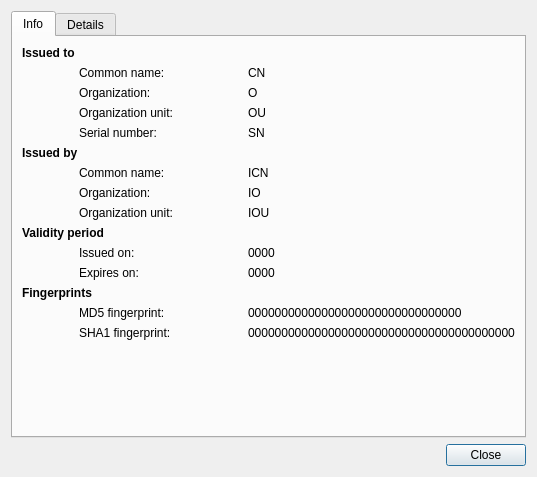
<?xml version="1.0" encoding="UTF-8"?>
<ui version="4.0">
 <class>CertificateView</class>
 <widget class="QDialog" name="CertificateView">
  <property name="geometry">
   <rect>
    <x>0</x>
    <y>0</y>
    <width>537</width>
    <height>477</height>
   </rect>
  </property>
  <property name="windowTitle">
   <string notr="true">SSL certificate</string>
  </property>
  <layout class="QVBoxLayout" name="verticalLayout">
   <item>
    <widget class="QTabWidget" name="tabWidget">
     <property name="currentIndex">
      <number>0</number>
     </property>
     <widget class="QWidget" name="tab">
      <attribute name="title">
       <string>Info</string>
      </attribute>
      <layout class="QGridLayout" name="gridLayout" columnstretch="0,0,0,0,0,0,0">
       <item row="8" column="1" colspan="3">
        <widget class="QLabel" name="label_10">
         <property name="text">
          <string>Organization:</string>
         </property>
        </widget>
       </item>
       <item row="16" column="1" colspan="3">
        <widget class="QLabel" name="label_3">
         <property name="text">
          <string>SHA1 fingerprint:</string>
         </property>
        </widget>
       </item>
       <item row="9" column="4" colspan="3">
        <widget class="QLabel" name="iou_label">
         <property name="text">
          <string notr="true">IOU</string>
         </property>
         <property name="textFormat">
          <enum>Qt::PlainText</enum>
         </property>
        </widget>
       </item>
       <item row="5" column="0" colspan="7">
        <widget class="QLabel" name="label_8">
         <property name="font">
          <font>
           <weight>75</weight>
           <bold>true</bold>
          </font>
         </property>
         <property name="text">
          <string>Issued by</string>
         </property>
        </widget>
       </item>
       <item row="12" column="1" colspan="3">
        <widget class="QLabel" name="label_15">
         <property name="text">
          <string>Expires on:</string>
         </property>
        </widget>
       </item>
       <item row="1" column="0" rowspan="2">
        <spacer name="horizontalSpacer">
         <property name="orientation">
          <enum>Qt::Horizontal</enum>
         </property>
         <property name="sizeType">
          <enum>QSizePolicy::Minimum</enum>
         </property>
         <property name="sizeHint" stdset="0">
          <size>
           <width>10</width>
           <height>5</height>
          </size>
         </property>
        </spacer>
       </item>
       <item row="3" column="4" colspan="3">
        <widget class="QLabel" name="orgunit_label">
         <property name="text">
          <string notr="true">OU</string>
         </property>
         <property name="textFormat">
          <enum>Qt::PlainText</enum>
         </property>
        </widget>
       </item>
       <item row="2" column="4" colspan="3">
        <widget class="QLabel" name="org_label">
         <property name="text">
          <string notr="true">O</string>
         </property>
         <property name="textFormat">
          <enum>Qt::PlainText</enum>
         </property>
        </widget>
       </item>
       <item row="8" column="4" colspan="3">
        <widget class="QLabel" name="io_label">
         <property name="text">
          <string notr="true">IO</string>
         </property>
         <property name="textFormat">
          <enum>Qt::PlainText</enum>
         </property>
        </widget>
       </item>
       <item row="1" column="4" colspan="3">
        <widget class="QLabel" name="cn_label">
         <property name="text">
          <string notr="true">CN</string>
         </property>
         <property name="textFormat">
          <enum>Qt::PlainText</enum>
         </property>
        </widget>
       </item>
       <item row="15" column="1" colspan="3">
        <widget class="QLabel" name="label_2">
         <property name="text">
          <string>MD5 fingerprint:</string>
         </property>
        </widget>
       </item>
       <item row="2" column="1" colspan="3">
        <widget class="QLabel" name="label_5">
         <property name="text">
          <string>Organization:</string>
         </property>
        </widget>
       </item>
       <item row="9" column="1" colspan="3">
        <widget class="QLabel" name="label_11">
         <property name="text">
          <string>Organization unit:</string>
         </property>
        </widget>
       </item>
       <item row="11" column="1" colspan="3">
        <widget class="QLabel" name="label_14">
         <property name="text">
          <string>Issued on:</string>
         </property>
        </widget>
       </item>
       <item row="3" column="1" colspan="3">
        <widget class="QLabel" name="label_6">
         <property name="text">
          <string>Organization unit:</string>
         </property>
        </widget>
       </item>
       <item row="7" column="1" colspan="3">
        <widget class="QLabel" name="label_9">
         <property name="text">
          <string>Common name:</string>
         </property>
        </widget>
       </item>
       <item row="4" column="1" colspan="3">
        <widget class="QLabel" name="label_7">
         <property name="text">
          <string>Serial number:</string>
         </property>
        </widget>
       </item>
       <item row="15" column="4" colspan="3">
        <widget class="QLabel" name="md5_label">
         <property name="cursor">
          <cursorShape>IBeamCursor</cursorShape>
         </property>
         <property name="text">
          <string notr="true">00000000000000000000000000000000</string>
         </property>
         <property name="textInteractionFlags">
          <set>Qt::TextSelectableByKeyboard|Qt::TextSelectableByMouse</set>
         </property>
        </widget>
       </item>
       <item row="0" column="0" colspan="7">
        <widget class="QLabel" name="label_4">
         <property name="font">
          <font>
           <weight>75</weight>
           <bold>true</bold>
          </font>
         </property>
         <property name="text">
          <string>Issued to</string>
         </property>
        </widget>
       </item>
       <item row="7" column="4" colspan="3">
        <widget class="QLabel" name="icn_label">
         <property name="text">
          <string notr="true">ICN</string>
         </property>
         <property name="textFormat">
          <enum>Qt::PlainText</enum>
         </property>
        </widget>
       </item>
       <item row="1" column="1" colspan="3">
        <widget class="QLabel" name="label">
         <property name="text">
          <string>Common name:</string>
         </property>
        </widget>
       </item>
       <item row="16" column="4" colspan="3">
        <widget class="QLabel" name="sha1_label">
         <property name="cursor">
          <cursorShape>IBeamCursor</cursorShape>
         </property>
         <property name="text">
          <string notr="true">0000000000000000000000000000000000000000</string>
         </property>
         <property name="textInteractionFlags">
          <set>Qt::TextSelectableByKeyboard|Qt::TextSelectableByMouse</set>
         </property>
        </widget>
       </item>
       <item row="4" column="4" colspan="3">
        <widget class="QLabel" name="sn_label">
         <property name="text">
          <string notr="true">SN</string>
         </property>
         <property name="textFormat">
          <enum>Qt::PlainText</enum>
         </property>
        </widget>
       </item>
       <item row="10" column="0" colspan="7">
        <widget class="QLabel" name="label_12">
         <property name="font">
          <font>
           <weight>75</weight>
           <bold>true</bold>
          </font>
         </property>
         <property name="text">
          <string>Validity period</string>
         </property>
        </widget>
       </item>
       <item row="13" column="0" rowspan="2" colspan="7">
        <widget class="QLabel" name="label_13">
         <property name="font">
          <font>
           <weight>75</weight>
           <bold>true</bold>
          </font>
         </property>
         <property name="text">
          <string>Fingerprints</string>
         </property>
        </widget>
       </item>
       <item row="11" column="4" colspan="3">
        <widget class="QLabel" name="issuedon_label">
         <property name="text">
          <string notr="true">0000</string>
         </property>
         <property name="textFormat">
          <enum>Qt::PlainText</enum>
         </property>
        </widget>
       </item>
       <item row="12" column="4" colspan="3">
        <widget class="QLabel" name="expireson_label">
         <property name="text">
          <string notr="true">0000</string>
         </property>
         <property name="textFormat">
          <enum>Qt::PlainText</enum>
         </property>
        </widget>
       </item>
       <item row="17" column="1">
        <spacer name="verticalSpacer">
         <property name="orientation">
          <enum>Qt::Vertical</enum>
         </property>
         <property name="sizeHint" stdset="0">
          <size>
           <width>10</width>
           <height>40</height>
          </size>
         </property>
        </spacer>
       </item>
      </layout>
     </widget>
     <widget class="QWidget" name="tab_2">
      <attribute name="title">
       <string>Details</string>
      </attribute>
      <layout class="QVBoxLayout" name="verticalLayout_2">
       <item>
        <widget class="QTextEdit" name="certificateText">
         <property name="readOnly">
          <bool>true</bool>
         </property>
        </widget>
       </item>
      </layout>
     </widget>
    </widget>
   </item>
   <item>
    <widget class="QDialogButtonBox" name="buttonBox">
     <property name="orientation">
      <enum>Qt::Horizontal</enum>
     </property>
     <property name="standardButtons">
      <set>QDialogButtonBox::Close</set>
     </property>
    </widget>
   </item>
  </layout>
 </widget>
 <resources/>
 <connections>
  <connection>
   <sender>buttonBox</sender>
   <signal>accepted()</signal>
   <receiver>CertificateView</receiver>
   <slot>accept()</slot>
   <hints>
    <hint type="sourcelabel">
     <x>248</x>
     <y>254</y>
    </hint>
    <hint type="destinationlabel">
     <x>157</x>
     <y>274</y>
    </hint>
   </hints>
  </connection>
  <connection>
   <sender>buttonBox</sender>
   <signal>rejected()</signal>
   <receiver>CertificateView</receiver>
   <slot>reject()</slot>
   <hints>
    <hint type="sourcelabel">
     <x>316</x>
     <y>260</y>
    </hint>
    <hint type="destinationlabel">
     <x>286</x>
     <y>274</y>
    </hint>
   </hints>
  </connection>
 </connections>
</ui>
